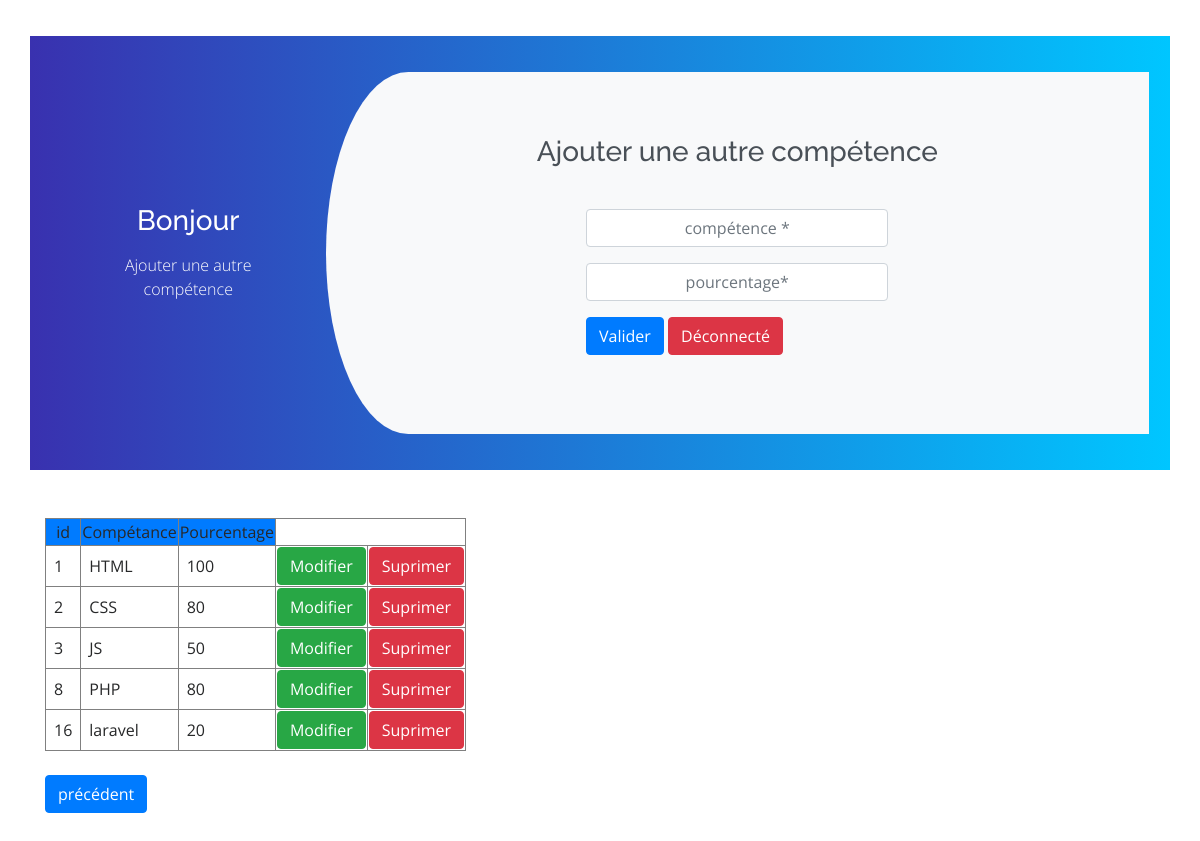
The app's page /modif/competence/ajout.php (signed in) with its own data.
### tables this page shows
CREATE TABLE `skills` (
  `id` int(30) NOT NULL,
  `competent` varchar(40) NOT NULL,
  `pourcentage` varchar(40) NOT NULL
);

### modif/competence/ajout.php (the view, shortened to what this page needs)
<?php
include("../../interdit.php");
$query_skills = "SELECT * FROM skills";
$result = mysqli_query($con,$query_skills);
?>
<!DOCTYPE html>
<html lang="en">
<head>
  <link href="../../assets/vendor/bootstrap/css/bootstrap.min.css" rel="stylesheet">
  <link href="../../assets/vendor/icofont/icofont.min.css" rel="stylesheet">
  <link href="../../assets/vendor/boxicons/css/boxicons.min.css" rel="stylesheet">
  <link href="../../assets/vendor/venobox/venobox.css" rel="stylesheet">
  <link href="../../assets/vendor/owl.carousel/assets/owl.carousel.min.css" rel="stylesheet">
  <link href="../../assets/vendor/aos/aos.css" rel="stylesheet">
  <link href="../../assets/css/style.css" rel="stylesheet">
  <link href="../../assets/css/style2.css" rel="stylesheet">
</head>
<body>
  <div class="container register">
    <div class="row d-flex align-items-center">
      <div class="col-md-3 register-left">
        <h3>Bonjour</h3>
        <p>Ajouter une autre compétence</p>
      </div>
      <div class="col-md-9 register-right">
        <div class="tab-content" id="myTabContent">
          <div class="tab-pane fade show active" id="home" role="tabpanel" aria-labelledby="home-tab">
            <h3 class="register-heading">Ajouter une autre compétence</h3>
            <div class="row register-form d-flex justify-content-center">
              <div class="col-md-6 ">
                <form action="" method="post">
                  <div class="form-group">
                    <input type="text" class="form-control text-center" name="competence" placeholder="compétence *" value="" />
                  </div>
                  <div class="form-group">
                    <input type="text" class="form-control text-center" name="pourcentage" placeholder="pourcentage*" value="" />
                  </div>
                  <div>
                    <button class="btn btn-primary" type="submit" name="Valider">Valider</button>
                    <button class="btn btn-danger" type="submit" name="Déconnecté">Déconnecté</button>
                  </div>
                </form>
              </div>
            </div>
          </div>
        </div>
      </div>
    </div>
  </div>
  <div class="container my-5">
    <table class="table1" border=1>
    <tr>
                <td class="td1 text-center bg-primary" >id </td>
                <td class="td1 text-center bg-primary">Compétance</td>
                <td class="td1 text-center bg-primary">Pourcentage</td>
            </tr>
    <?php
    if(mysqli_num_rows($result)>0 ){
        while($row = mysqli_fetch_assoc($result) ) {
          ?>
          <tr>
            <td class="p-2"><?=$row['id'];?></td>
            <td class="p-2"><?=$row['competent'];?></td>
            <td class="p-2"><?=$row['pourcentage'];?></td>
            <td><a class="modif btn btn-success" href="modification.php?edit_dc=<?=$row['id'];?>">Modifier</a></td>
            <td><a class="supp btn btn-danger " href="ajout.php?delete_dc=<?=$row['id'];?>">Suprimer</a></td>
          </tr>
          <?php
        }
      }else{
        echo "0 result";
      }
    ?>
        </table>
      <div class="py-4">
        <form action="" method="POST">
            <button class="btn btn-primary" type=submit name="precedent">précédent</button>
        </form>
      </div>
  </div>
</body>
</html>

### assets/css/style.css (style rules this page uses)
body { font-family: "Open Sans", sans-serif; color: #272829; }
a { color: #1160c3; }
h1, h2, h3, h4, h5, h6 { font-family: "Raleway", sans-serif; }

### assets/css/style2.css (style rules this page uses)
.register { background: -webkit-linear-gradient(left, #3931af, #00c6ff); margin-top: 3%; padding: 3%; }
.register-left { text-align: center; color: #fff; margin-top: 4%; }
.register-right { background: #f8f9fa; border-top-left-radius: 10% 50%; border-bottom-left-radius: 10% 50%; }
.register-left p { font-weight: lighter; padding: 12%; margin-top: -9%; }
.register .register-form { padding: 10%; margin-top: 10%; }
.register-heading { text-align: center; margin-top: 8%; margin-bottom: -15%; color: #495057; }

### records on screen
skills: id "1", competent "HTML", pourcentage "100"
skills: id "2", competent "CSS", pourcentage "80"
skills: id "3", competent "JS", pourcentage "50"
skills: id "8", competent "PHP", pourcentage "80"
skills: id "16", competent "laravel", pourcentage "20"
